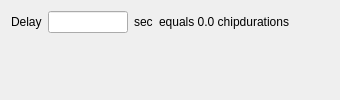
            <widget class="QWidget" name="tab_receiver_filter_matched_filter">
             <attribute name="title">
              <string>Matched Filter</string>
             </attribute>
             <layout class="QGridLayout" name="gridLayout_27">
              <item row="0" column="4">
               <spacer name="horizontalSpacer_6">
                <property name="orientation">
                 <enum>Qt::Horizontal</enum>
                </property>
                <property name="sizeHint" stdset="0">
                 <size>
                  <width>40</width>
                  <height>20</height>
                 </size>
                </property>
               </spacer>
              </item>
              <item row="0" column="3">
               <widget class="QLabel" name="label_37">
                <property name="text">
                 <string>equals 0.0 chipdurations</string>
                </property>
               </widget>
              </item>
              <item row="0" column="1">
               <widget class="QLineEdit" name="lineEdit_receiver_filter_matched_filter_delay">
                <property name="minimumSize">
                 <size>
                  <width>60</width>
                  <height>0</height>
                 </size>
                </property>
                <property name="maximumSize">
                 <size>
                  <width>80</width>
                  <height>16777215</height>
                 </size>
                </property>
               </widget>
              </item>
              <item row="0" column="2">
               <widget class="QLabel" name="label_30">
                <property name="text">
                 <string>sec</string>
                </property>
               </widget>
              </item>
              <item row="0" column="0">
               <widget class="QLabel" name="label_31">
                <property name="text">
                 <string>Delay</string>
                </property>
               </widget>
              </item>
              <item row="1" column="1">
               <spacer name="verticalSpacer_6">
                <property name="orientation">
                 <enum>Qt::Vertical</enum>
                </property>
                <property name="sizeHint" stdset="0">
                 <size>
                  <width>20</width>
                  <height>40</height>
                 </size>
                </property>
               </spacer>
              </item>
             </layout>
            </widget>
